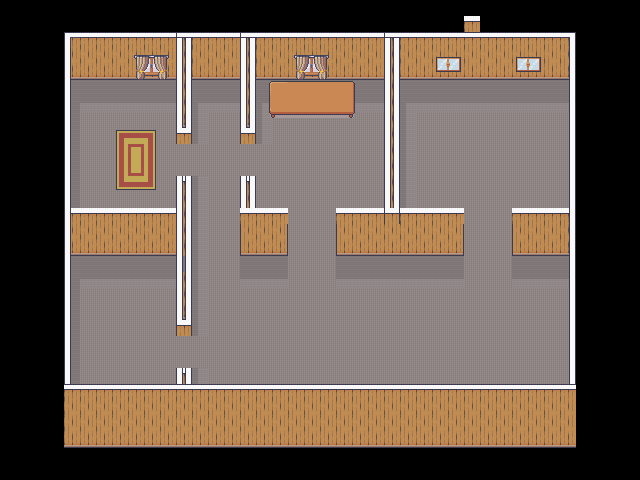

Tiled map render using the project's own tile images. Description and the map definition, with tile-layer contents summarised, below:
An orthogonal 40x30 tile map with 16x16 px tiles, 9 tile layers (base 1, base 2, base 3, base 4, ...), 3 tilesets and 19 objects (Laptop, Taller).

<map version="1.10" tiledversion="1.12.1" orientation="orthogonal" renderorder="right-down" width="40" height="30" tilewidth="16" tileheight="16" infinite="0" nextlayerid="12" nextobjectid="27">
 <tileset firstgid="1" source="habitacion_16x16.tsx" />
 <tileset firstgid="392" source="interiores_16x16.tsx" />
 <tileset firstgid="1816" source="objetos.tsx" />
 <layer id="1" name="base 1" width="40" height="30">
  <data>[1200 cells, 833 non-empty, 14 distinct tile ids]</data>
 </layer>
 <layer id="2" name="base 2" width="40" height="30">
  <data>[1200 cells, 84 non-empty, 9 distinct tile ids]</data>
 </layer>
 <layer id="3" name="base 3" width="40" height="30">
  <data>[1200 cells, 37 non-empty, 6 distinct tile ids]</data>
 </layer>
 <layer id="4" name="base 4" width="40" height="30">
  <data>[1200 cells, 9 non-empty, 3 distinct tile ids]</data>
 </layer>
 <layer id="5" name="base 5" width="40" height="30">
  <data>[1200 cells, 7 non-empty, 3 distinct tile ids]</data>
 </layer>
 <layer id="6" name="base 6" width="40" height="30">
  <data>[1200 cells, 4 non-empty, 1 distinct tile ids]</data>
 </layer>
 <layer id="7" name="base 7" width="40" height="30">
  <data>[1200 cells, 12 non-empty, 5 distinct tile ids]</data>
 </layer>
 <objectgroup id="8" name="colisiones_paredes" visible="0">
  <object id="2" x="240.667" y="174.667" width="16" height="80.6667" />
  <object id="4" x="241.333" y="222.667" width="44" height="32" />
  <object id="5" x="336.667" y="225.333" width="126" height="28.6667" />
  <object id="6" x="512" y="222.667" width="57.3333" height="30.6667" />
  <object id="7" x="64.6667" y="33.3333" width="6" height="412.667" />
  <object id="8" x="176.667" y="176" width="13.3333" height="160.667" />
  <object id="9" x="176" y="368" width="14.6667" height="15.3333" />
  <object id="10" x="65.3333" y="384.667" width="511.333" height="59.3333" />
  <object id="11" x="566.667" y="32" width="7.33333" height="356" />
  <object id="12" x="175.333" y="31.3333" width="14.6667" height="113.333" />
  <object id="13" x="239.333" y="32" width="14.6667" height="112.667" />
  <object id="14" x="66.6667" y="32" width="506.667" height="47.3333" />
  <object id="15" x="64" y="206" width="124" height="49.3333" />
  <object id="16" x="240.667" y="205.333" width="46.6667" height="17.3333" />
  <object id="20" x="336" y="208" width="126.667" height="15.3333" />
  <object id="21" x="511.333" y="206.667" width="58" height="17.3333" />
  <object id="22" x="382.667" y="30.6667" width="15.3333" height="220" />
 </objectgroup>
 <layer id="9" name="decoraciones" width="40" height="30">
  <data>[1200 cells, 32 non-empty, 22 distinct tile ids]</data>
 </layer>
 <layer id="11" name="decoracione_colisiones" width="40" height="30">
  <data>[1200 cells, 21 non-empty, 13 distinct tile ids]</data>
 </layer>
 <objectgroup id="10" name="decoraciones_colisiones">
  <object id="24" name="Laptop" type="Laptop" gid="1816" x="286" y="113.667" width="49.6667" height="49" />
  <object id="25" name="Taller" type="Taller" gid="1817" x="414.892" y="137.653" width="143.373" height="89.5879" rotation="0.112705" />
 </objectgroup>
</map>
